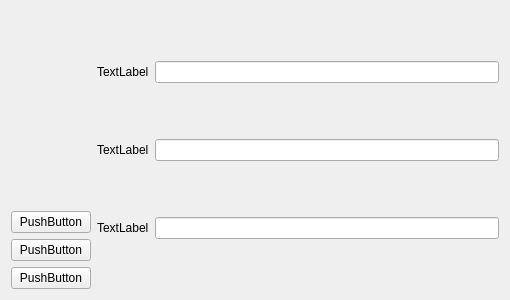
<?xml version="1.0" encoding="UTF-8"?>
<ui version="4.0">
 <class>MainWindow</class>
 <widget class="QMainWindow" name="MainWindow">
  <property name="geometry">
   <rect>
    <x>0</x>
    <y>0</y>
    <width>510</width>
    <height>300</height>
   </rect>
  </property>
  <property name="windowTitle">
   <string>MainWindow</string>
  </property>
  <widget class="QWidget" name="centralWidget">
   <layout class="QHBoxLayout" name="horizontalLayout_5">
    <item>
     <layout class="QVBoxLayout" name="verticalLayout_2">
      <item>
       <spacer name="verticalSpacer">
        <property name="orientation">
         <enum>Qt::Vertical</enum>
        </property>
        <property name="sizeHint" stdset="0">
         <size>
          <width>20</width>
          <height>40</height>
         </size>
        </property>
       </spacer>
      </item>
      <item>
       <widget class="QPushButton" name="pushButton">
        <property name="text">
         <string>PushButton</string>
        </property>
       </widget>
      </item>
      <item>
       <widget class="QPushButton" name="pushButton_2">
        <property name="text">
         <string>PushButton</string>
        </property>
       </widget>
      </item>
      <item>
       <widget class="QPushButton" name="pushButton_3">
        <property name="text">
         <string>PushButton</string>
        </property>
       </widget>
      </item>
     </layout>
    </item>
    <item>
     <layout class="QHBoxLayout" name="horizontalLayout_4">
      <item>
       <layout class="QVBoxLayout" name="verticalLayout">
        <item>
         <layout class="QHBoxLayout" name="horizontalLayout">
          <item>
           <widget class="QLabel" name="label">
            <property name="text">
             <string>TextLabel</string>
            </property>
           </widget>
          </item>
          <item>
           <widget class="QLineEdit" name="lineEdit"/>
          </item>
         </layout>
        </item>
        <item>
         <layout class="QHBoxLayout" name="horizontalLayout_2">
          <item>
           <widget class="QLabel" name="label_2">
            <property name="text">
             <string>TextLabel</string>
            </property>
           </widget>
          </item>
          <item>
           <widget class="QLineEdit" name="lineEdit_2"/>
          </item>
         </layout>
        </item>
        <item>
         <layout class="QHBoxLayout" name="horizontalLayout_3">
          <item>
           <widget class="QLabel" name="label_3">
            <property name="text">
             <string>TextLabel</string>
            </property>
           </widget>
          </item>
          <item>
           <widget class="QLineEdit" name="lineEdit_3"/>
          </item>
         </layout>
        </item>
       </layout>
      </item>
     </layout>
    </item>
   </layout>
  </widget>
 </widget>
 <layoutdefault spacing="6" margin="11"/>
 <resources/>
 <connections/>
</ui>
